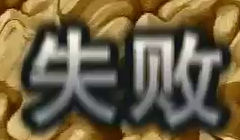
#> input picture autominigame_tracker_v0_12/assets/round_templates/failure.jpg, 240 x 140 px
$ python -i white_shape.py   (imports and definitions only)
#> lines starting #> are read from the running program, lines starting #| are printed output that depends on the picture; after the words box and inside, x2 and y2 are one past the last pixel; in counts of white or black regions, pixels touching at a corner belong together
#> further down, picture is the input picture: shape (140, 240, 3); mean B, G, R 70.1, 97.4, 110.7
"""Detect the briefly visible white figure in the minigame playfield.

The detector deliberately has two thresholds:
- strict: isolates the bright white core seen in the reference recording;
- tolerant: catches the larger/off-white silhouette in compressed captures.

It only provides a measured box while pixels are visible. Faded-phase tracking is
handled by CSRT in tracking/csrt_tracker.py; no constant-velocity extrapolation is used.
"""
from __future__ import annotations
from dataclasses import dataclass
from typing import Optional
import cv2
import numpy as np


@dataclass
class ShapeDetection:
    bbox: tuple[int, int, int, int]
    contour: np.ndarray
    mask: np.ndarray
    safe_point: tuple[int, int]
    area: float
    score: float
    threshold: str = "tolerant"


class WhiteShapeDetector:
    def __init__(
        self,
        min_area_ratio: float = 0.0009,
        max_area_ratio: float = 0.075,
        min_aspect: float = 0.55,
        max_aspect: float = 1.55,
        min_value: int = 225,
        max_saturation: int = 65,
        strict_value: int = 245,
        strict_saturation: int = 18,
        center_x_range: tuple[float, float] = (0.25, 0.75),
        center_y_range: tuple[float, float] = (0.30, 0.70),
    ):
        self.min_area_ratio = float(min_area_ratio)
        self.max_area_ratio = float(max_area_ratio)
        self.min_aspect = float(min_aspect)
        self.max_aspect = float(max_aspect)
        self.min_value = int(min_value)
        self.max_saturation = int(max_saturation)
        self.strict_value = int(strict_value)
        self.strict_saturation = int(strict_saturation)
        self.center_x_range = center_x_range
        self.center_y_range = center_y_range
        self.kernel = cv2.getStructuringElement(cv2.MORPH_ELLIPSE, (3, 3))

    def _mask(self, frame: np.ndarray, strict: bool) -> np.ndarray:
#> called with strict = True
        hsv = cv2.cvtColor(frame, cv2.COLOR_BGR2HSV)
#> hsv: shape (140, 240, 3); mean H, S, V 38.9, 96.3, 112.1
        s = hsv[:, :, 1]
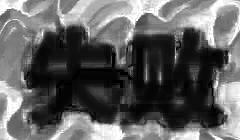
#> s: shape (140, 240); min 0, max 255, mean 96.3
        v = hsv[:, :, 2]
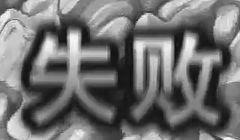
#> v: shape (140, 240); min 12, max 252, mean 112.1
        if strict:
            mask = ((v >= self.strict_value) & (s <= self.strict_saturation)).astype(np.uint8) * 255
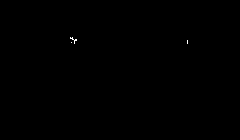
#> mask: shape (140, 240); 0.06% white in thin lines or dots, all inside (x1, y1, x2, y2) = (70, 37, 188, 44)
            # Keep strict white components separate; only close tiny codec gaps.
            return cv2.morphologyEx(mask, cv2.MORPH_CLOSE, self.kernel)
        mask = ((v >= self.min_value) & (s <= self.max_saturation)).astype(np.uint8) * 255
        mask = cv2.morphologyEx(mask, cv2.MORPH_CLOSE, self.kernel)
        return mask

    @staticmethod
    def _safe_point(component: np.ndarray, bbox: tuple[int, int, int, int]) -> tuple[int, int]:
        x, y, w, h = bbox
        roi = component[y:y+h, x:x+w]
        dist = cv2.distanceTransform((roi > 0).astype(np.uint8), cv2.DIST_L2, 5)
        _, _, _, max_loc = cv2.minMaxLoc(dist)
        return x + int(max_loc[0]), y + int(max_loc[1])

    def _from_mask(self, frame: np.ndarray, mask: np.ndarray, threshold: str,
                   tracking: bool = False) -> list[ShapeDetection]:
#> called with threshold = 'strict', tracking = False
        h, w = frame.shape[:2]
#> h = 140; w = 240
        frame_area = float(h * w)
#> frame_area = 33600
        cx0, cy0 = w * 0.5, h * 0.5
#> cx0 = 120; cy0 = 70
        diag = max(1.0, float(np.hypot(w, h)))
#> diag = 277.8
        contours, _ = cv2.findContours(mask, cv2.RETR_EXTERNAL, cv2.CHAIN_APPROX_SIMPLE)
#> contours = 3 contours, all with area under 20
        found: list[ShapeDetection] = []
        for contour in contours:
            area = float(cv2.contourArea(contour))
            ratio_area = area / frame_area
            if not self.min_area_ratio <= ratio_area <= self.max_area_ratio:
                continue
            x, y, bw, bh = cv2.boundingRect(contour)
            aspect = bw / max(1.0, float(bh))
            if not self.min_aspect <= aspect <= self.max_aspect:
                continue
            center_x, center_y = x + bw / 2.0, y + bh / 2.0
            nx, ny = center_x / w, center_y / h
            # Initial acquisition is restricted to the central spawn zone so
            # countdown text and unrelated white UI elements are rejected.
            # Once a track exists, reacquisition must be allowed across the
            # whole playfield because the figure can travel far from spawn.
            x_range = (0.04, 0.96) if tracking else self.center_x_range
            y_range = (0.05, 0.95) if tracking else self.center_y_range
            if not (x_range[0] <= nx <= x_range[1]):
                continue
            if not (y_range[0] <= ny <= y_range[1]):
                continue
            component = np.zeros((h, w), np.uint8)
            cv2.drawContours(component, [contour], -1, 255, thickness=cv2.FILLED)
            fill_ratio = area / max(1.0, float(bw * bh))
            if fill_ratio < 0.15:
                continue
            hull_area = max(1.0, float(cv2.contourArea(cv2.convexHull(contour))))
            solidity = min(1.0, area / hull_area)
            center_penalty = float(np.hypot(center_x-cx0, center_y-cy0)) / diag
            aspect_penalty = abs(np.log(max(1e-4, aspect)))
            # Compact, near-square, central shapes outrank countdown glyphs and UI text.
            score = (1.8 * fill_ratio + 0.35 * solidity
                     - 0.55 * aspect_penalty - 0.75 * center_penalty)
            px, py = self._safe_point(component, (x, y, bw, bh))
            found.append(ShapeDetection(
                bbox=(int(x), int(y), int(bw), int(bh)),
                contour=contour.copy(), mask=component,
                safe_point=(int(px), int(py)), area=area,
                score=float(score), threshold=threshold,
            ))
#> this loop made 3 passes
#> (contour, area, ratio_area) on passes 1 to 2: ([[71, 42]], 0, 0), ([[187, 40], [187, 43]], 0, 0)
#> (area, ratio_area) on pass 3: (8, 0.000238)
#> after the loop, found = []
        found.sort(key=lambda d: d.score, reverse=True)
        return found

    def detect_all(self, frame: np.ndarray, allow_tolerant: bool = False,
                   tracking: bool = False) -> list[ShapeDetection]:
        if frame is None or frame.ndim != 3 or frame.shape[2] < 3:
            return []
        strict = self._from_mask(frame, self._mask(frame, True), "strict", tracking)
#> strict = []
        if strict or not allow_tolerant:
            return strict
        # Tolerant threshold is only for correction while a tracker is already
        # active. It is never allowed to start a fresh track from a background
        # highlight in an otherwise empty playfield.
        return self._from_mask(frame, self._mask(frame, False), "tolerant", tracking)

    def detect(self, frame: np.ndarray) -> Optional[ShapeDetection]:
        candidates = self.detect_all(frame, allow_tolerant=False)
        if not candidates:
            return None
        if len(candidates) > 1 and candidates[0].score - candidates[1].score < 0.055:
            return None
        return candidates[0]

>>> import cv2
>>> picture = cv2.imread('../assets/round_templates/failure.jpg')
>>> result = WhiteShapeDetector().detect_all(picture)
#> result = []
